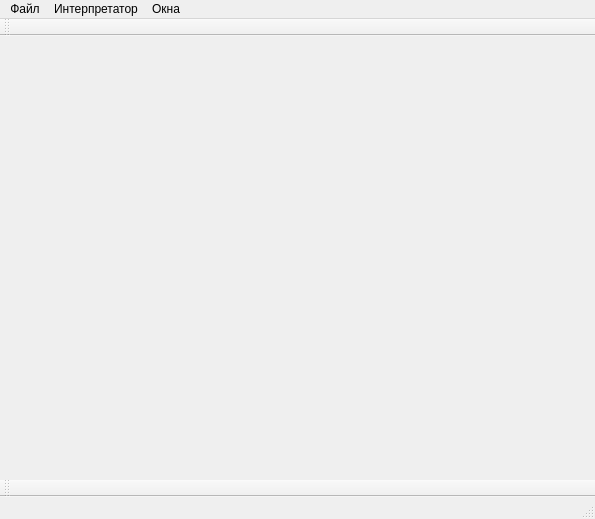
<?xml version="1.0" encoding="UTF-8"?>
<ui version="4.0">
 <class>EditorScript</class>
 <widget class="QMainWindow" name="EditorScript">
  <property name="geometry">
   <rect>
    <x>0</x>
    <y>0</y>
    <width>595</width>
    <height>519</height>
   </rect>
  </property>
  <property name="windowTitle">
   <string>Редактор тестов</string>
  </property>
  <property name="autoFillBackground">
   <bool>false</bool>
  </property>
  <widget class="QWidget" name="centralwidget">
   <layout class="QGridLayout" name="gridLayout"/>
  </widget>
  <widget class="QMenuBar" name="menubar">
   <property name="geometry">
    <rect>
     <x>0</x>
     <y>0</y>
     <width>595</width>
     <height>21</height>
    </rect>
   </property>
   <widget class="QMenu" name="menuClose">
    <property name="title">
     <string>Файл</string>
    </property>
    <addaction name="actionCreate"/>
    <addaction name="actionOpen"/>
    <addaction name="actionSave"/>
    <addaction name="actionSaveAs"/>
    <addaction name="actionClose"/>
    <addaction name="actionExit"/>
   </widget>
   <widget class="QMenu" name="menu">
    <property name="title">
     <string>Интерпретатор</string>
    </property>
    <addaction name="actionTest"/>
    <addaction name="actionRun"/>
   </widget>
   <widget class="QMenu" name="menuWindow">
    <property name="title">
     <string>Окна</string>
    </property>
   </widget>
   <addaction name="menuClose"/>
   <addaction name="menu"/>
   <addaction name="menuWindow"/>
  </widget>
  <widget class="QToolBar" name="toolBar">
   <property name="windowTitle">
    <string>toolBar</string>
   </property>
   <attribute name="toolBarArea">
    <enum>BottomToolBarArea</enum>
   </attribute>
   <attribute name="toolBarBreak">
    <bool>false</bool>
   </attribute>
  </widget>
  <widget class="QStatusBar" name="statusbar"/>
  <widget class="QToolBar" name="toolBar_2">
   <property name="windowTitle">
    <string>toolBar_2</string>
   </property>
   <property name="layoutDirection">
    <enum>Qt::LeftToRight</enum>
   </property>
   <property name="movable">
    <bool>true</bool>
   </property>
   <property name="allowedAreas">
    <set>Qt::BottomToolBarArea</set>
   </property>
   <attribute name="toolBarArea">
    <enum>TopToolBarArea</enum>
   </attribute>
   <attribute name="toolBarBreak">
    <bool>false</bool>
   </attribute>
  </widget>
  <action name="actionCreate">
   <property name="text">
    <string>Создать</string>
   </property>
   <property name="shortcut">
    <string>Ctrl+N</string>
   </property>
  </action>
  <action name="actionOpen">
   <property name="text">
    <string>Открыть</string>
   </property>
   <property name="shortcut">
    <string>Ctrl+O</string>
   </property>
  </action>
  <action name="actionSave">
   <property name="text">
    <string>Сохранить</string>
   </property>
   <property name="shortcut">
    <string>Ctrl+S</string>
   </property>
  </action>
  <action name="actionSaveAs">
   <property name="text">
    <string>Сохранить как...</string>
   </property>
  </action>
  <action name="action_5">
   <property name="text">
    <string>Сохранить</string>
   </property>
  </action>
  <action name="actionClose">
   <property name="text">
    <string>Закрыть</string>
   </property>
  </action>
  <action name="actionExit">
   <property name="enabled">
    <bool>false</bool>
   </property>
   <property name="text">
    <string>Выход</string>
   </property>
  </action>
  <action name="actionTest">
   <property name="text">
    <string>Проверка</string>
   </property>
   <property name="shortcut">
    <string>F5</string>
   </property>
  </action>
  <action name="actionRun">
   <property name="text">
    <string>Запуск</string>
   </property>
   <property name="shortcut">
    <string>F9</string>
   </property>
  </action>
 </widget>
 <resources/>
 <connections/>
</ui>
